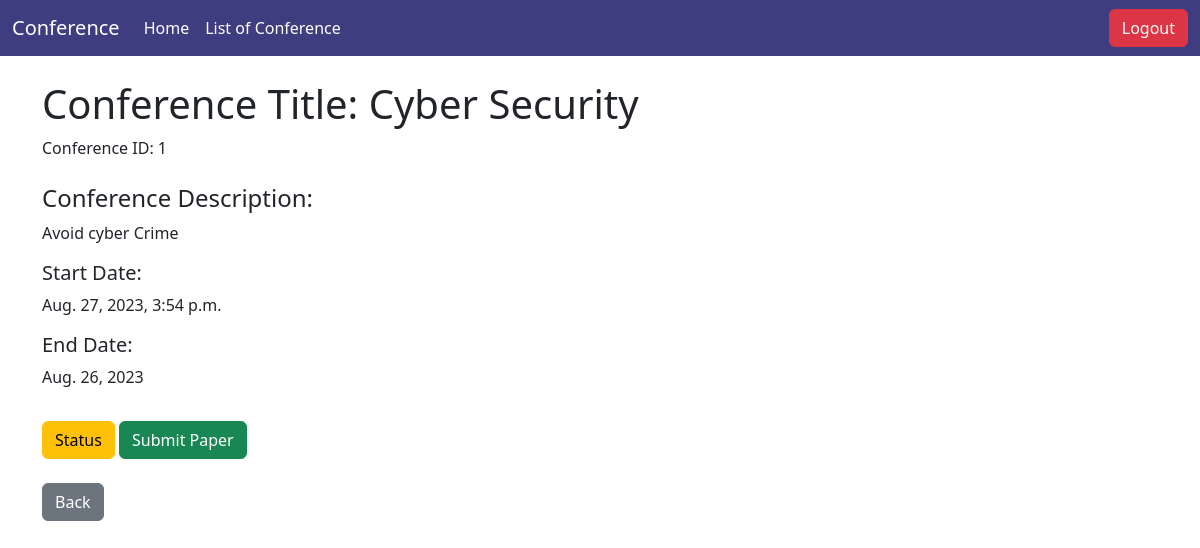
The app's page /singup/success/conference_detail/1/ (signed in) with its own data.
### login/models.py (models this page shows, shortened)
class conference(models.Model):
     conference_name = models.CharField(max_length=80)
     conference_descriptions = models.CharField(max_length=600)
     conference_start_date = models.DateTimeField(default=timezone.now)
     conference_end_date = models.DateField()
     conference_venue=models.CharField(max_length=250,default="online",null=True)
     STATUS_CHOICES = (
        ('online', 'Online'),
        ('offline', 'Offline'),
        ('hybrid', 'Hybrid'),
        )
     conference_mode= models.CharField(max_length=20, choices=STATUS_CHOICES, default='online')
     conference_user = models.CharField(default="Not present",max_length=150)
     has_uploaded_paper = models.BooleanField(default=False)

### singup/views.py (the view)
# urls.py: path('success/conference_detail/<int:conf_id>/', views.conference_detail, name='conference_detail'),
def conference_detail(request, conf_id):
    if request.user.is_authenticated and request.user.is_auth:
        conf_instance = get_object_or_404(conference, id=conf_id)
        user=request.user
        print(conf_instance.has_uploaded_paper)
        context={
            'conf_instance': conf_instance,
            'papers_uploaded' : paper.objects.filter(user=user, conference=conf_instance),
        }
        return render(request, 'singup/conference_detail.html', context)
    else:
        return render(request, 'singup/singIn.html')

### singup/templates/singup/conference_detail.html (shortened to what this page needs)
{% extends 'singup/base.html/' %}
{% block body %}
{% if user.is_authenticated %}
<div class="container my-4">
     <h1>Conference Title: {{ conf_instance.conference_name }}</h1>
     <p class="mb-4">Conference ID: {{ conf_instance.id }}</p>
     <p class="mb-4"><h4>Conference Description:</h4> {{ conf_instance.conference_descriptions }}</p>
     <p><h5>Start Date:</h5> {{ conf_instance.conference_start_date }}</p>
     <p><h5>End Date:</h5> {{ conf_instance.conference_end_date }}</p>
         <div class="mt-4">
             <a class="btn btn-warning mt-2" href="{% url 'list_of_paper' conf_id=conf_instance.id  %}">Status</a>
             <a class="btn btn-success mt-2" href="{% url 'submit' conf_id=conf_instance.id %}">Submit Paper</a>
         </div>
     <div class="mt-4">
         <a class="btn btn-secondary" href="/singup/success/list-of-conference/">Back</a>
     </div>
 </div>
{% endif %}
{% endblock body %}

### records on screen
conference: conference_name "Cyber Security", id "1", conference_descriptions "Avoid cyber Crime", conference_start_date "Aug. 27, 2023, 3:54 p.m.", conference_end_date "Aug. 26, 2023"
